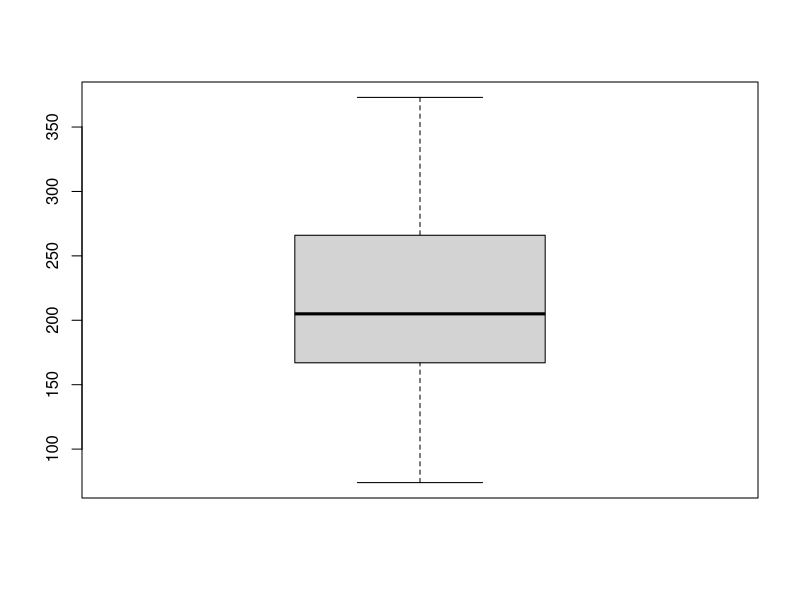
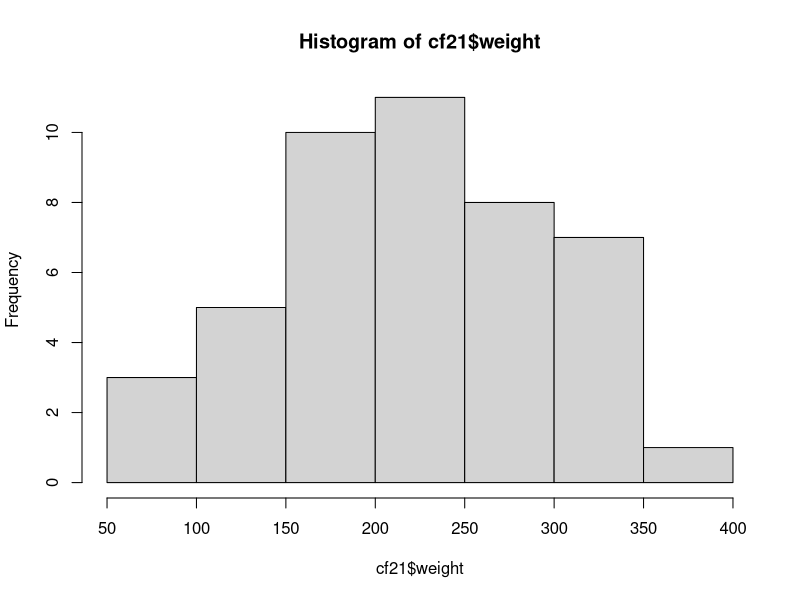
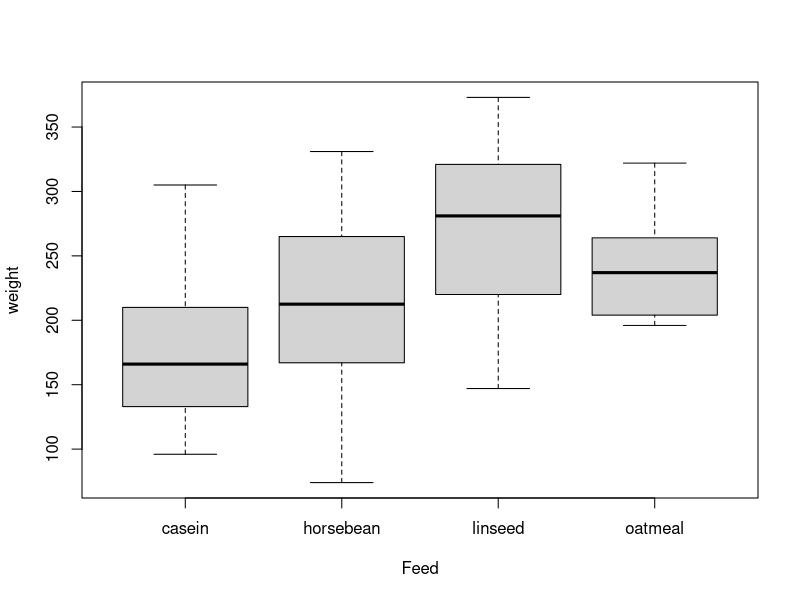
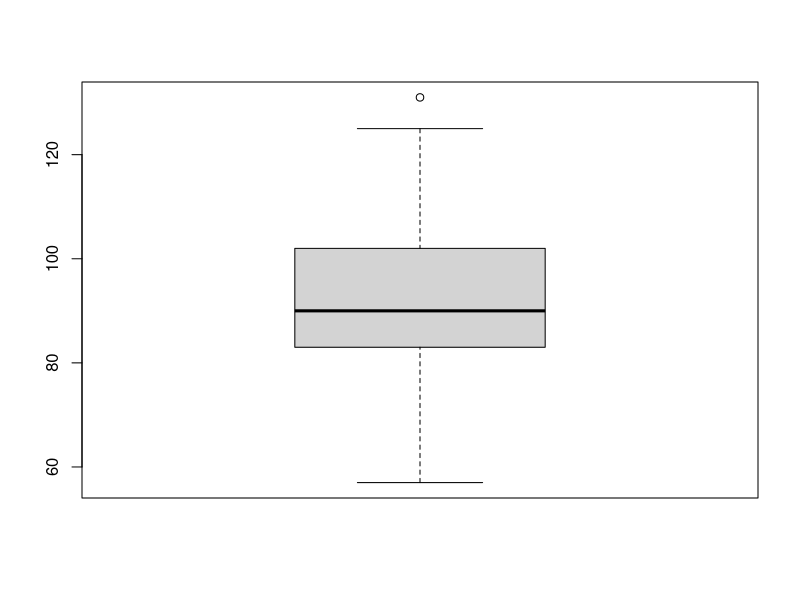
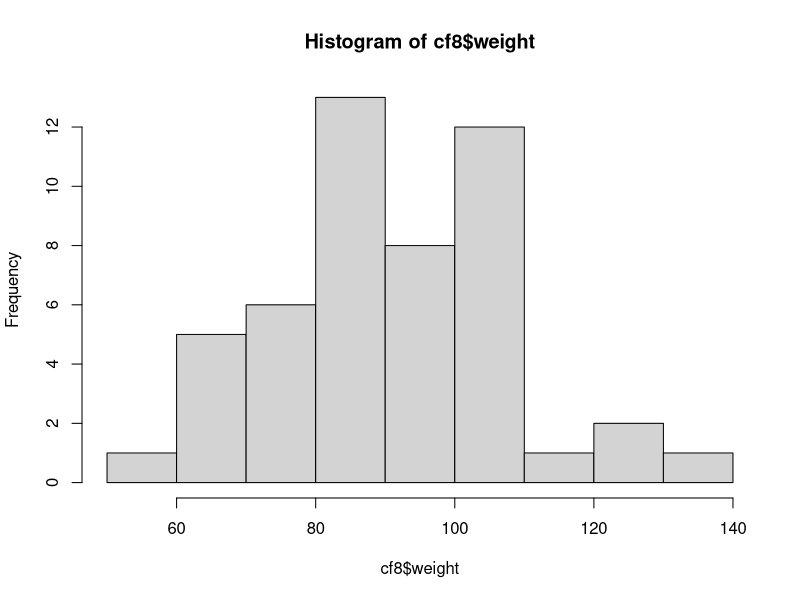
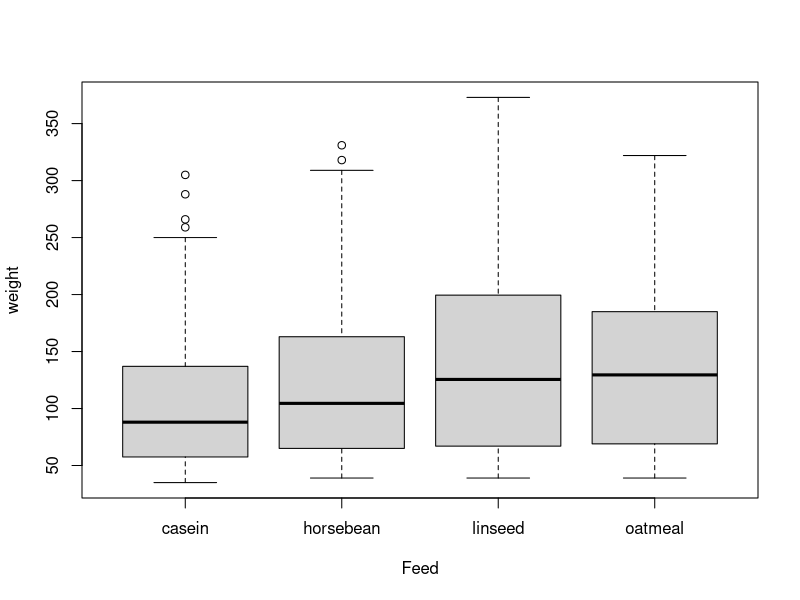
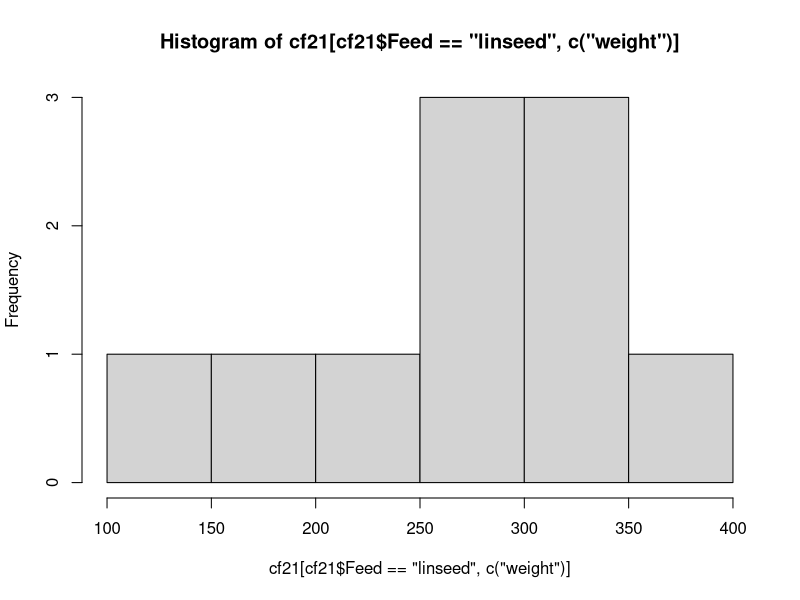

Generate these figures, in order, with R:
## ---- chunk 1
knitr::opts_chunk$set(comment = '>')
## ---- chunk 2
### 1. load the data from the chickenfeed.csv file
dfchikenfeed <- read.csv("chickenfeed.csv")
## ---- chunk 3
### 2. inspect the structure of the data
str(dfchikenfeed)
## ---- chunk 4
### 3. get a summary table of each numerical variables
summary(dfchikenfeed$weight)
summary(dfchikenfeed$Time)
summary(dfchikenfeed$Chick)
# alternative solution:
apply(dfchikenfeed[,c("weight","Time","Chick")], 2, summary)
## ---- chunk 5
### 4. create a new data frame cf21 containing only data for Time == 21
cf21 <- dfchikenfeed[dfchikenfeed$Time==21,]
## ---- chunk 6
### 5. calculate mean, median and sd of the weight variable in cf21
mean(cf21$weight)
median(cf21$weight)
sd(cf21$weight)
## ---- chunk 7
### 6. plot the weight distribution in cf21 as a boxplot
boxplot(cf21$weight)
## ---- chunk 8
### 7. plot the weight distribution in cf21 as a histogram
hist(cf21$weight)
## ---- chunk 9
### 8. plot the weight distribution in cf21 by Feed as a boxplot
boxplot(weight ~ Feed,cf21)
## ---- chunk 10
### 9. repeat steps 4-8 for a data frame cf8 filtered by Time == 8
cf8 <- dfchikenfeed[dfchikenfeed$Time==8,]
mean(cf8$weight)
median(cf8$weight)
sd(cf8$weight)
boxplot(cf8$weight)
hist(cf8$weight)
boxplot(weight ~ Feed,dfchikenfeed)
## ---- chunk 11
### 10. get a frequency table for the Feed variable in cf21
table(cf21$Feed)
## ---- chunk 12
### 11. calculate the mean weight for each subgroups of Feed in cf21
mean(cf21[cf21$Feed=="casein",c("weight")])
mean(cf21[cf21$Feed=="horsebean",c("weight")])
mean(cf21[cf21$Feed=="linseed",c("weight")])
mean(cf21[cf21$Feed=="oatmeal",c("weight")])
## ---- chunk 13
### 12. plot the weight distribution as histogram for the most effective Feed
hist(cf21[cf21$Feed=="linseed",c("weight")])
## ---- chunk 14
### 13. count the number of individuals with weight over 250 at Time == 21
nrow(cf21[cf21$weight>250,])
## ---- chunk 15
### 14. write the cf21 and cf8 into two text files
write.table(cf21,file="cf21.dat")
write.table(cf8,file="cf8.dat")
